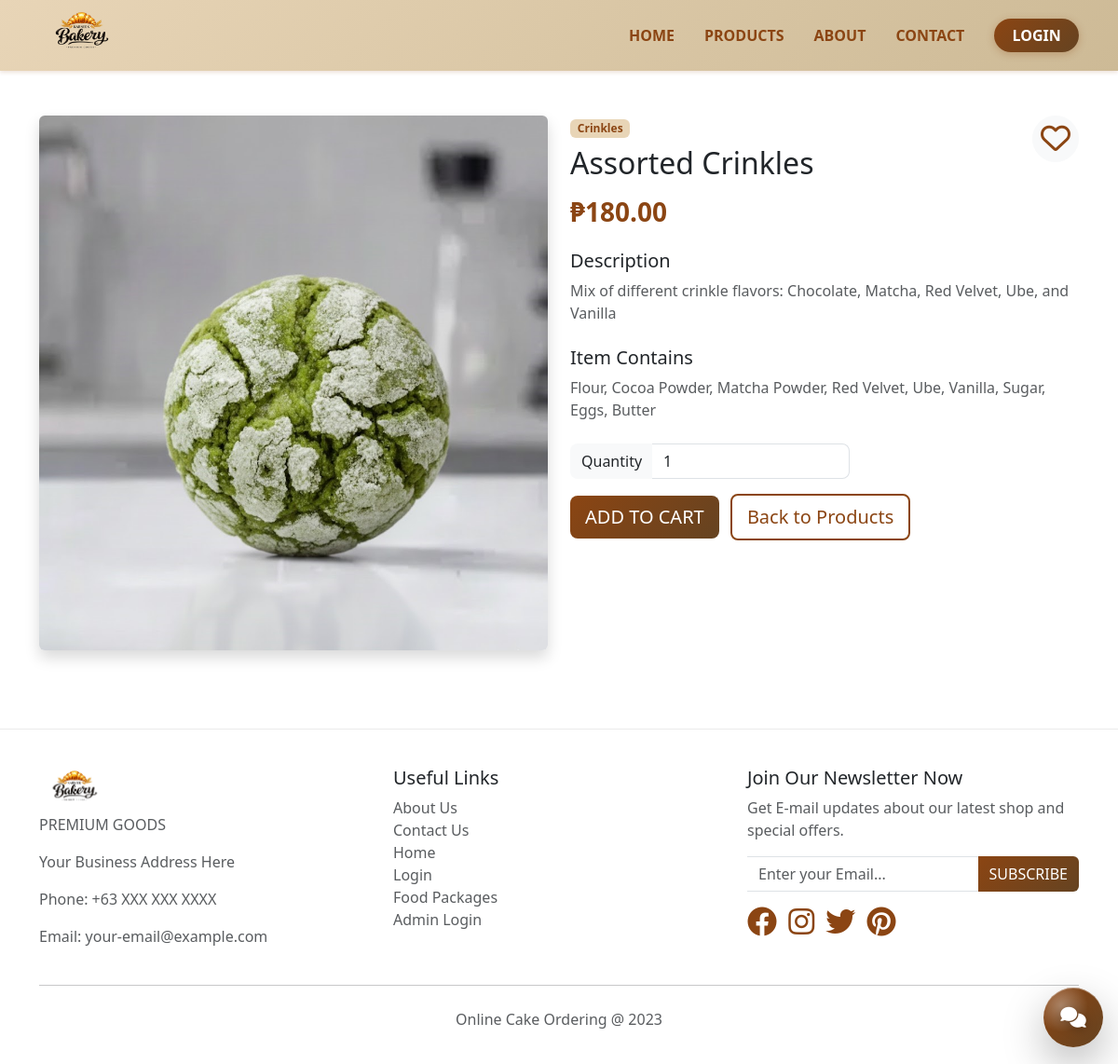
/backend/product-details.php?id=32, run on the app's committed database.
### tables this page shows
CREATE TABLE IF NOT EXISTS items (
    itemID INT AUTO_INCREMENT PRIMARY KEY,
    packageName VARCHAR(255) NOT NULL,
    foodDescription TEXT,
    itemContains TEXT,
    categoryID INT,
    itemImage VARCHAR(255),
    size VARCHAR(50),
    status VARCHAR(20) DEFAULT 'Active',
    suitableFor INT,
    price DECIMAL(10,2) NOT NULL,
    creationDate DATETIME DEFAULT CURRENT_TIMESTAMP,
    FOREIGN KEY (categoryID) REFERENCES categories(categoryID)
);

CREATE TABLE IF NOT EXISTS categories (
    categoryID INT AUTO_INCREMENT PRIMARY KEY,
    categoryName VARCHAR(255) NOT NULL,
    creationDate DATETIME DEFAULT CURRENT_TIMESTAMP
);

### backend/connect.php (called while the page is built, shortened)
<?php
  function executePreparedQuery($query, $types = "", $params = []){
    $conn = $GLOBALS['conn'];
    try {
      $stmt = $conn->prepare($query);
    } catch (mysqli_sql_exception $e) {
      $GLOBALS['db_last_error'] = $e->getMessage();
      error_log("Prepare failed: " . $e->getMessage());
      return false;
    }
    if(!empty($params)){
      $stmt->bind_param($types, ...$params);
    }
    if(!$stmt->execute()){
      $GLOBALS['db_last_error'] = $stmt->error;
      error_log("Execute failed: " . $stmt->error);
      $stmt->close();
      return false;
    }
    $result = $stmt->get_result();
    return $result;
  }
?>

### backend/includes/bootstrap.php (called while the page is built, shortened)
<?php
require_once __DIR__ . '/../connect.php';
function app_path_prefix(int $depth = 0): string {
    return str_repeat('../', $depth);
}
function product_image_url(array $itemRow, int $depth = 0): string {
    $prefix = app_path_prefix($depth);
    $name = (string)($itemRow['packageName'] ?? '');
    $folder = find_frontend_image_folder_for_product_name($name);
    if ($folder !== null) {
        $baseDir = realpath(__DIR__ . '/../../frontend/images/' . $folder);
        if ($baseDir && is_dir($baseDir)) {
            $it = new FilesystemIterator($baseDir, FilesystemIterator::SKIP_DOTS);
            foreach ($it as $fileInfo) {
                $ext = strtolower($fileInfo->getExtension());
                return $prefix . 'frontend/images/' . $folder . '/' . $fileInfo->getFilename();
            }
        }
    }
    return $prefix . 'frontend/images/placeholder.jpg';
}
function find_frontend_image_folder_for_product_name(string $productName): ?string {
    $baseDir = realpath(__DIR__ . '/../../frontend/images');
    $folders = [];
    $it = new FilesystemIterator($baseDir, FilesystemIterator::SKIP_DOTS);
    foreach ($it as $fileInfo) {
        if ($fileInfo->isDir()) {
            $folders[] = $fileInfo->getFilename();
        }
    }
    $q = strtolower(trim($productName));
    foreach ($folders as $folder) {
        $folderLower = strtolower($folder);
        if (strpos($folderLower, 'bread') !== false) {
            $subfolder = find_bread_subfolder_for_product($productName, $folder);
            if ($subfolder !== null) {
                return $folder . '/' . $subfolder;
            }
        }
    }
    return null;
}
function find_bread_subfolder_for_product(string $productName, string $breadFolder): ?string {
    $baseDir = realpath(__DIR__ . "/../../frontend/images/{$breadFolder}");
    $q = strtolower(trim($productName));
    $qTokens = preg_split('/[\s\(\)\–-]+/', $q, -1, PREG_SPLIT_NO_EMPTY);
    $bestMatch = null;
    $bestScore = 0;
    $search = function($dir, $relative = '') use (&$search, $q, $qTokens, &$bestMatch, &$bestScore) {
        $items = scandir($dir);
        foreach ($items as $item) {
            if ($item === '.' || $item === '..') continue;
            $path = $dir . DIRECTORY_SEPARATOR . $item;
            if (is_dir($path)) {
                $subfolderName = $item;
                $subLower = strtolower($subfolderName);
                $subTokens = preg_split('/[\s\(\)\–-]+/', $subLower, -1, PREG_SPLIT_NO_EMPTY);
                $score = 0;
                if ($subLower === $q) {
                    $score = 100;
                }
                foreach ($qTokens as $qt) {
                    foreach ($subTokens as $st) {
                        if (strlen($st) < 3) continue;
                        if ($st === $qt) {
                            $score += 10;
                        } elseif (strpos($st, $qt) !== false || strpos($qt, $st) !== false) {
                            $score += 3;
                        }
                    }
                }
                if ($score > $bestScore) {
                    $bestScore = $score;
                    $bestMatch = ($relative ? $relative . '/' : '') . $subfolderName;
                }
            }
        }
    };
    return $bestMatch;
}

### backend/product-details.php (the view, shortened to what this page needs)
<?php
require_once __DIR__ . '/includes/bootstrap.php';
$itemID = intval($_GET['id']);
$query = "SELECT items.*, categories.categoryName FROM items
          LEFT JOIN categories ON items.categoryID = categories.categoryID
          WHERE items.itemID = ? AND items.status = 'Active'";
$result = executePreparedQuery($query, "i", [$itemID]);
$item = mysqli_fetch_assoc($result);
include(__DIR__ . "/includes/header.php");
?>
<div class="container my-5">
  <div class="row">
    <div class="col-md-6 mb-4">
      <img src="<?php echo product_image_url($item, 1); ?>"
           class="img-fluid rounded shadow" alt="<?php echo $item['packageName']; ?>">
    </div>
    <div class="col-md-6">
      <div class="d-flex justify-content-between align-items-start mb-3">
        <div>
          <span class="badge text-brown bg-brown-lighter mb-2"><?php echo $item['categoryName']; ?></span>
          <h2 class="mb-0"><?php echo $item['packageName']; ?></h2>
        </div>
        <button class="btn btn-light rounded-circle" style="width: 50px; height: 50px; padding: 0;" onclick="toggleFavorite(this, <?php echo $item['itemID']; ?>)">
          <i class="far fa-heart fa-2x"></i>
        </button>
      </div>
      <p class="h3 text-brown fw-bold mb-4">₱<?php echo $item['price']; ?></p>
      <div class="mb-4">
        <h5>Description</h5>
        <p class="text-muted"><?php echo nl2br($item['foodDescription']); ?></p>
      </div>
      <?php if($item['itemContains']): ?>
      <div class="mb-4">
        <h5>Item Contains</h5>
        <p class="text-muted"><?php echo nl2br($item['itemContains']); ?></p>
      </div>
      <?php endif; ?>
      <form method="POST" action="cart.php" class="mt-4">
        <div class="input-group mb-3" style="max-width: 300px;">
          <label class="input-group-text">Quantity</label>
          <input type="number" class="form-control" name="quantity" value="1" min="1">
        </div>
        <button type="submit" class="btn btn-brown btn-lg">ADD TO CART</button>
        <a href="products.php" class="btn btn-outline-brown btn-lg ms-2">Back to Products</a>
      </form>
    </div>
  </div>
</div>
<?php include(__DIR__ . "/includes/footer.php"); ?>

### frontend/css/style.css (style rules this page uses)
:root { --brown-primary: #8B4513; --brown-dark: #654321; --brown-light: #D4A574; --brown-lighter: #E8D5B7; --brown-accent: #CDBA96; }
.text-brown { color: var(--brown-primary) !important; }
.bg-brown-lighter { background-color: var(--brown-lighter) !important; }
.btn-brown { background: linear-gradient(135deg, var(--brown-primary), var(--brown-dark)); border: none; color: #fff !important; transition: all 0.3s ease; }
.btn-outline-brown { border: 2px solid var(--brown-primary); color: var(--brown-primary); background: transparent; transition: all 0.3s ease; }
i.fas, i.far, i.fab, .fas, .far, .fab { color: var(--brown-primary); }
.text-brown { color: #8B4513 !important; }
.input-group .input-group-text { border: none; border-radius: 8px 0 0 8px; }
.input-group .form-control { border-left: none; border-radius: 0 8px 8px 0; }

### data on the page
items: packageName (picture), categoryID.categoryName "Crinkles", packageName "Assorted Crinkles", price "180.00", foodDescription "Mix of different crinkle flavors: Chocolate, Matcha, Red Velvet, Ube, and Vanilla", itemContains "Flour, Cocoa Powder, Matcha Powder, Red Velvet, Ube, Vanilla, Sugar, Eggs, Butter"
